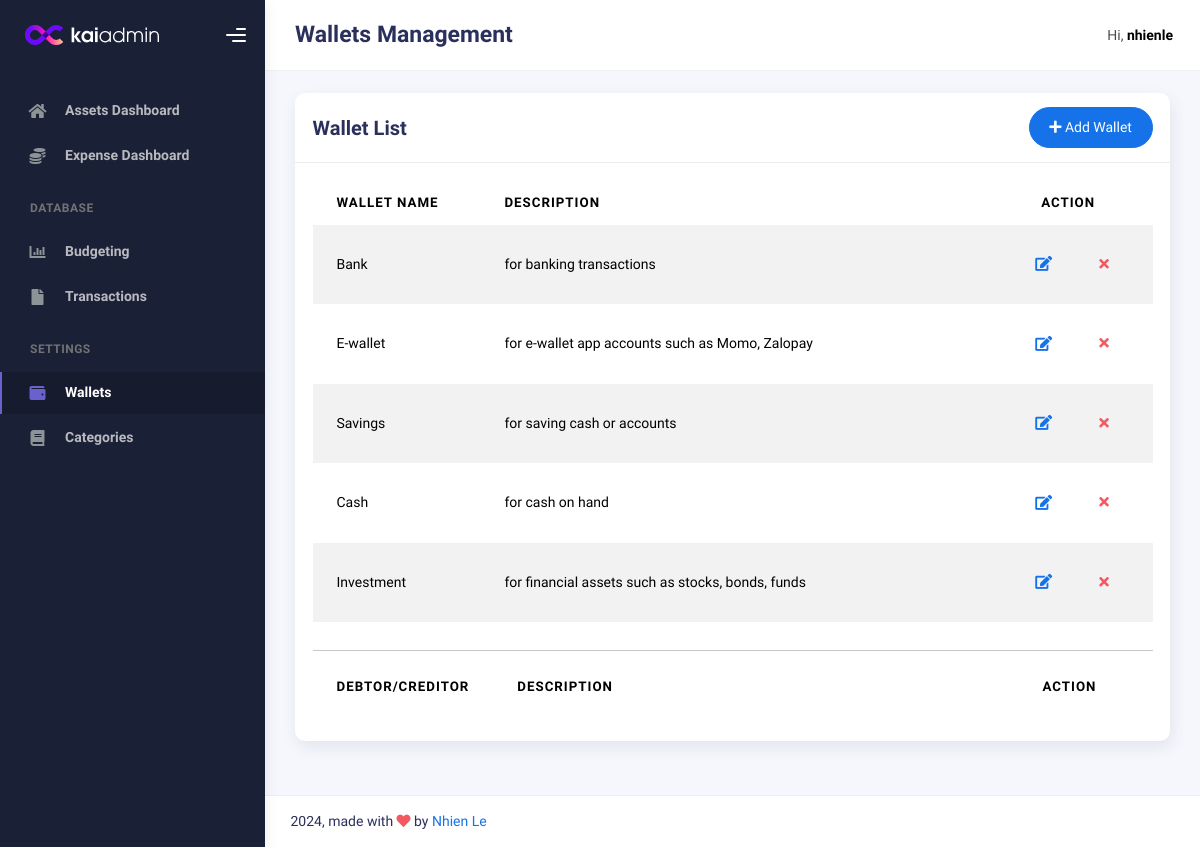
Screenshot of /wallets with the database file from the repository.
### models.py (models this page shows)
class User(Base):
    __tablename__ = "users"
    id = Column(Integer, primary_key=True, index=True)
    username = Column(String, index=True)
    hashed_password = Column(String)
    is_active = Column(Boolean, default=True)
    registered_date = Column(DateTime, default=datetime.now)
    updated_date = Column(DateTime, default=datetime.now, onupdate=datetime.now)
    wallets = relationship("Wallet", back_populates="user", cascade="all, delete-orphan")
    categorys = relationship("Category", back_populates="user", cascade="all, delete-orphan")
    transactions = relationship("Transaction", back_populates="user", cascade="all, delete-orphan")

class Wallet(Base):
    __tablename__ = "wallets"
    id = Column(Integer, primary_key=True, index=True)
    user_id = Column(Integer, ForeignKey("users.id"))
    wallet_name = Column(String)
    description = Column(String)
    liability = Column(Integer)
    user = relationship("User", back_populates="wallets")
    transaction = relationship("Transaction", back_populates="wallet", cascade="all, delete-orphan")

### main.py (the view)
@app.get('/wallets')
def get_wallets(request: Request, db: Session = Depends(get_db)):
    username = crud.get_user(db, user_id=user_id).username
    wallets = crud.get_wallets(db, user_id=user_id, liability=0)
    debts = crud.get_wallets(db, user_id=user_id, liability=1)
    return templates.TemplateResponse('wallets.html',
                                      {'request': request,
                                       'username': username,
                                       'wallets': wallets,
                                       'debts': debts})

### templates/wallets.html (shortened to what this page needs)
{% extends "layout.html" %}
{% block pagename %}Wallets Management{% endblock %}
{% block inner %}
<div class="col-md-12">
    <div class="card">
        <div class="card-header">
            <div class="d-flex align-items-center">
                <h4 class="card-title">Wallet List</h4>
                <button class="btn btn-primary btn-round ms-auto" data-bs-toggle="modal" data-bs-target="#addRowModal"
                    id="addRowButton">
                    <i class="fa fa-plus"></i>
                    Add Wallet
                </button>
            </div>
        </div>
        <div class="card-body">
            <div class="table-responsive">
                <table id="multi-filter-select" class="display table table-striped table-hover">
                    <thead>
                        <tr>
                            <th>Wallet name</th>
                            <th>Description</th>
                            <th style="text-align:center">Action</th>
                        </tr>
                    </thead>
                    <tbody>
                        {% for wallet in wallets %}
                        <tr>
                            <td>{{ wallet.wallet_name }}</td>
                            <td>{{ wallet.description }}</td>
                            <td style="text-align:center">
                                <div class="form-button-action">
                                    <button type="button" data-bs-toggle="tooltip" title="Update"
                                        class="btn btn-link btn-primary btn-lg"
                                        onclick="openUpdateModal({{ wallet.id }},
                                                                '{{ wallet.wallet_name }}',
                                                                '{{ wallet.description }}')">
                                        <i class="fa fa-edit"></i>
                                    </button>
                                    <button type="button" data-bs-toggle="tooltip" title="Remove"
                                    class="btn btn-link btn-danger" onclick="deleteWallet({{ wallet.id }})">
                                        <i class="fa fa-times"></i>
                                    </button>
                                </div>
                            </td>
                        </tr>
                        {% endfor %}
                    </tbody>
                </table>
            </div>
            <hr />
            <div class="table-responsive">
                <table id="multi-filter-select" class="display table table-striped table-hover">
                    <thead>
                        <tr>
                            <th>Debtor/Creditor</th>
                            <th>Description</th>
                            <th style="text-align:center">Action</th>
                        </tr>
                    </thead>
                </table>
            </div>
        </div>
    </div>
</div>
{% endblock %}

### templates/layout.html (shortened to what this page needs)
<!DOCTYPE html>
<html lang="en">
  <head>
    <link rel="stylesheet" href="static/css/bootstrap.min.css" />
    <link rel="stylesheet" href="static/css/plugins.min.css" />
    <link rel="stylesheet" href="static/css/kaiadmin.min.css" />
    <link rel="stylesheet" href="static/css/demo.css" />
  </head>
  <body>
    <div class="wrapper">
      <div class="sidebar" data-background-color="dark">
        <div class="sidebar-logo">
          <div class="logo-header" data-background-color="dark">
            <a href="asset.html" class="logo">
              <img
                src="static/img/kaiadmin/logo_light.svg"
                alt="navbar brand"
                class="navbar-brand"
                height="20"
              />
            </a>
            <div class="nav-toggle">
              <button class="btn btn-toggle toggle-sidebar">
                <i class="gg-menu-right"></i>
              </button>
            </div>
          </div>
        </div>
        <div class="sidebar-wrapper scrollbar scrollbar-inner">
          <div class="sidebar-content">
            <ul class="nav nav-secondary">
              <li class="nav-item {% if request.path == '/asset' %}active{% endif %}">
                  <a href="/asset">
                      <i class="fas fa-home"></i>
                      <p>Assets Dashboard</p>
                  </a>
              </li>
              <li class="nav-item {% if request.path == '/income_expense' %}active{% endif %}">
                  <a href="/income_expense">
                      <i class="fas fa-coins"></i>
                      <p>Expense Dashboard</p>
                  </a>
              </li>
              <li class="nav-section">
                  <h4 class="text-section">DATABASE</h4>
              </li>
              <li class="nav-item {% if request.path == '/budget' %}active{% endif %}">
                  <a href="/budget">
                      <i class="fas fa-chart-bar"></i>
                      <p>Budgeting</p>
                  </a>
              </li>
              <li class="nav-item {% if request.path == '/transactions' %}active{% endif %}">
                  <a href="/transactions">
                      <i class="fas fa-file"></i>
                      <p>Transactions</p>
                  </a>
              </li>
              <li class="nav-section">
                <h4 class="text-section">SETTINGS</h4>
              </li>
              <li class="nav-item {% if request.path == '/wallets' %}active{% endif %}">
                  <a href="/wallets">
                      <i class="fas fa-wallet"></i>
                      <p>Wallets</p>
                  </a>
              </li>
              <li class="nav-item {% if request.path == '/categories' %}active{% endif %}">
                  <a href="/categories">
                      <i class="fas fa-book"></i>
                      <p>Categories</p>
                  </a>
              </li>
            </ul>
          </div>
        </div>
      </div>
      <div class="main-panel">
        <div class="main-header">
          <nav
            class="navbar navbar-header navbar-header-transparent navbar-expand-lg border-bottom"
          >
            <div class="container-fluid">
              <nav class="nav-item topbar-user dropdown hidden-caret">
                <h3 class="fw-bold mb-3" style="margin-bottom: 0 !important;">{% block pagename %}{% endblock %}</h3>
              </nav>
              <ul class="navbar-nav topbar-nav ms-md-auto align-items-center">
                <li class="nav-item topbar-user dropdown hidden-caret">
                  <a
                    class="dropdown-toggle profile-pic"
                    data-bs-toggle="dropdown"
                    href="#"
                    aria-expanded="false"
                  >
                    <span class="profile-username">
                      <span class="op-7">Hi,</span>
                      <span class="fw-bold">{{ username }}</span>
                    </span>
                  </a>
                </li>
              </ul>
            </div>
          </nav>
        </div>
        <div class="container">
          <div class="page-inner">
            {% block inner %}
            {% endblock %}
          </div>
        </div>
        <footer class="footer">
          <div class="container-fluid d-flex justify-content-between">
            <div class="copyright">
              2024, made with <i class="fa fa-heart heart text-danger"></i> by
              <a href="http://www.nhienle.com">Nhien Le</a>
            </div>
          </div>
        </footer>
      </div>
    </div>
  </body>
</html>

### templates/wallets.html (style rules this page uses)
.table-responsive table thead th:nth-child(1), .table-responsive table tbody td:nth-child(1) { width: 20%; }
.table-responsive table thead th:nth-child(2), .table-responsive table tbody td:nth-child(2) { width: 60%; }
.table-responsive table thead th:nth-child(3), .table-responsive table tbody td:nth-child(3) { width: 20%; }

### rows the page displays
User: username "nhienle"
Wallet: wallet_name "Bank", description "for banking transactions"
Wallet: wallet_name "E-wallet", description "for e-wallet app accounts such as Momo, Zalopay"
Wallet: wallet_name "Savings", description "for saving cash or accounts"
Wallet: wallet_name "Cash", description "for cash on hand"
Wallet: wallet_name "Investment", description "for financial assets such as stocks, bonds, funds"
